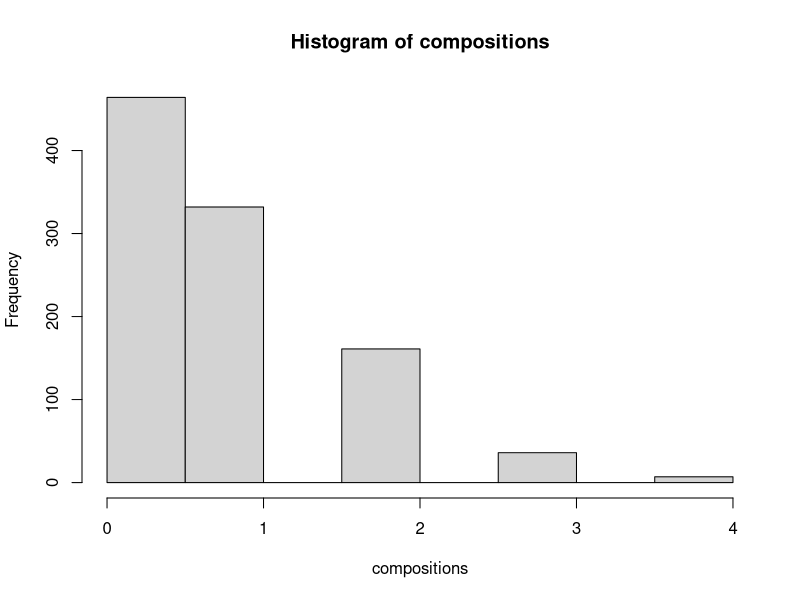

Write the R code that produced this figure.
## ---- chunk 1
knitr::opts_chunk$set(echo = TRUE)

library(tidyverse)
## ---- chunk 2
num_men <- rep(0,16)
num_women <- rep(1,16)
class <- seq(1, 8)


x = c(num_men,num_women)

reps = 1000

compositions <- vector("numeric", reps)

for (q in 1:reps) {
 
compositions[q] <- data.frame(gender = sample(x, 32),
                     table = rep(class, 4)) %>% 
  group_by(table) %>% 
  summarize(num_women = sum(gender)) %>% 
  mutate(clumps = ifelse(num_women%in% c(0,4), yes = 1, no = 0)) %>% 
  summarise(prop_clumps = mean(clumps))
  
}

compositions <- t(as.data.frame(compositions))*8
# plot here


tables <- data.frame(gender = sample(x, 32),
                     table = rep(class, 4)) %>% 
  group_by(table) %>% 
  summarize(num_women = sum(gender)) %>% 
  mutate(clumps = ifelse(num_women%in% c(0,4), yes = 1, no = 0)) %>% 
  summarise(prop_clumps = mean(clumps))

hist(compositions)

